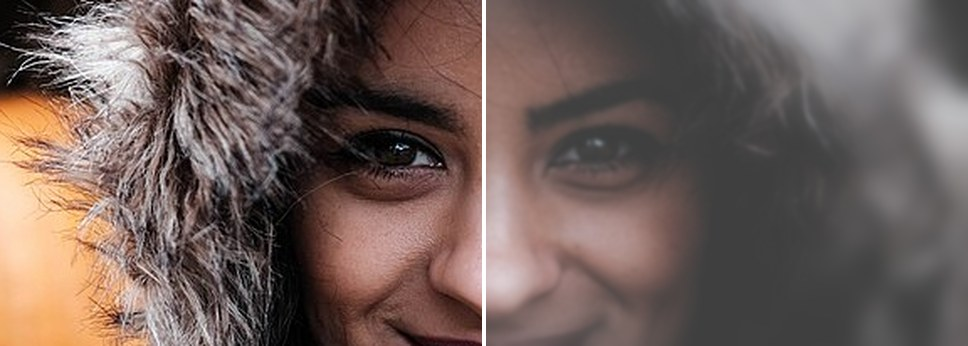
#> input picture assets/ex-baby.jpg, 968 x 346 px
$ python make_sample.py ../../assets/ex-baby.jpg ../../assets/ex-cat.jpg ../../assets/ex-cat.jpg
#> lines starting #> are read from the running program, lines starting #| are printed output that depends on the picture
#> further down, img is the input picture: PIL image 968x346 RGB; mean R, G, B 112.5, 95.5, 90.2
"""D안 카드용 반반 이미지 생성. index.html 엔진 공식을 파이썬으로 근사.
왼쪽 절반 = 원본, 오른쪽 절반 = 시선 필터. 출력 968x346 (카드 484x173 @2x)."""
import sys
import numpy as np
from PIL import Image, ImageFilter

SRC, OUT = sys.argv[1], sys.argv[2]
W, H = 968, 346
FOV = 65.0
DEUT = np.array([[0.367322, 0.860646, -0.227968],
                 [0.280085, 0.672501, 0.047413],
                 [-0.011820, 0.042940, 0.968881]])


def lin(a):
    return np.where(a <= 0.04045, a / 12.92, ((a + 0.055) / 1.055) ** 2.4)


def srgb(a):
    a = np.clip(a, 0, 1)
    return np.where(a <= 0.0031308, a * 12.92, 1.055 * a ** (1 / 2.4) - 0.055)


def crop(img, cx, cy, scale):
    """cx, cy: 0~1 crop center; scale: crop width / image width."""
#> called with cx = 0.5, cy = 0.5, scale = 1
    iw, ih = img.size
#> iw = 968; ih = 346
    cw = iw * scale
#> cw = 968
    ch = cw * H / W
#> ch = 346
    x0 = min(max(cx * iw - cw / 2, 0), iw - cw)
#> x0 = 0
    y0 = min(max(cy * ih - ch / 2, 0), ih - ch)
#> y0 = 0
    return img.crop((int(x0), int(y0), int(x0 + cw), int(y0 + ch))).resize((W, H), Image.LANCZOS)


def blur_px(cpd, boost):
    sdeg = 0.34 * np.sqrt(max(1 / cpd ** 2 - 1 / 30 ** 2, 0)) * boost
    return sdeg * W / FOV


def blur(arr, r):
    if r < 0.3:
        return arr
    im = Image.fromarray((np.clip(arr, 0, 1) * 255).astype(np.uint8))
    return np.asarray(im.filter(ImageFilter.GaussianBlur(float(r)))).astype(np.float64) / 255


def saturate(l, s):
    y = (l @ np.array([0.2126, 0.7152, 0.0722]))[..., None]
    return y + (l - y) * s


MODE = sys.argv[3]
cfg = dict(arg.split('=') for arg in sys.argv[4:])
img = Image.open(SRC).convert('RGB')
img = crop(img, float(cfg.get('cx', .5)), float(cfg.get('cy', .5)), float(cfg.get('scale', 1)))
base = np.asarray(img).astype(np.float64) / 255
L = lin(base)
#> in lin, `return np.where(a <= 0.04045, a / 12.92, ((a + 0.055) / 1.055) ** 2.4)`:
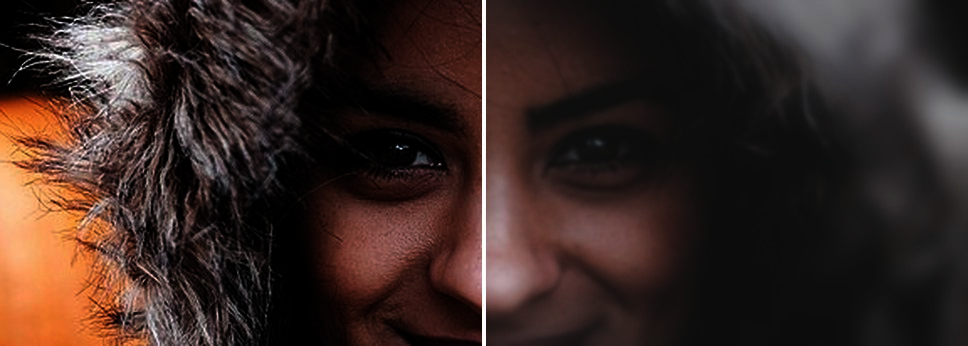
#> returned value: shape (346, 968, 3) float64; mean of channels 0, 1, 2 0.226, 0.158, 0.138; drawn as R, G, B
dim = float(cfg.get('dim', 1))      # 장면을 어둡게 (해 질 녘 흉내)
L = L * dim
left = srgb(L)

if MODE == 'dog':
    f = np.clip(L @ DEUT.T, 0, 1)
    f = f ** (1 / 0.88) if False else f
    out = srgb(f)
    out = blur(out, blur_px(8, float(cfg.get('boost', 1.5))))
elif MODE == 'cat':
    f = np.clip(L * float(cfg.get('gain', 3.2)), 0, 1)   # 밤눈: 빛을 더 모음
    f = f ** 0.75
    f = np.clip(f @ DEUT.T, 0, 1)
    f = np.clip(saturate(f, 0.6), 0, 1)
    out = srgb(f)
    out = blur(out, blur_px(8.6, float(cfg.get('boost', 1.5))))
elif MODE == 'baby':
    f = saturate(L, 0.85)
    f = 0.5 + (f - 0.5) * 0.9
    out = srgb(np.clip(f, 0, 1))
    sharp = blur(out, blur_px(5, float(cfg.get('boost', 1.5))))
    soft = blur(out, blur_px(5, 10))
    soft = srgb(np.clip(saturate(lin(soft), 0.5), 0, 1))
    # 시야: 가운데(분할선 쪽 얼굴)에서 멀어질수록 흐리고 옅게
    yy, xx = np.mgrid[0:H, 0:W]
    d = np.sqrt(((xx - W * float(cfg.get('fx', .5))) / (W * .5)) ** 2 + ((yy - H * float(cfg.get('fy', .5))) / (H * .9)) ** 2)
    m = np.clip((d - float(cfg.get("m0", .22))) / 0.38, 0, 1)[..., None]
    out = sharp * (1 - m) + soft * m
else:
#> (the run stopped early here; a loop or call above may not have finished)
